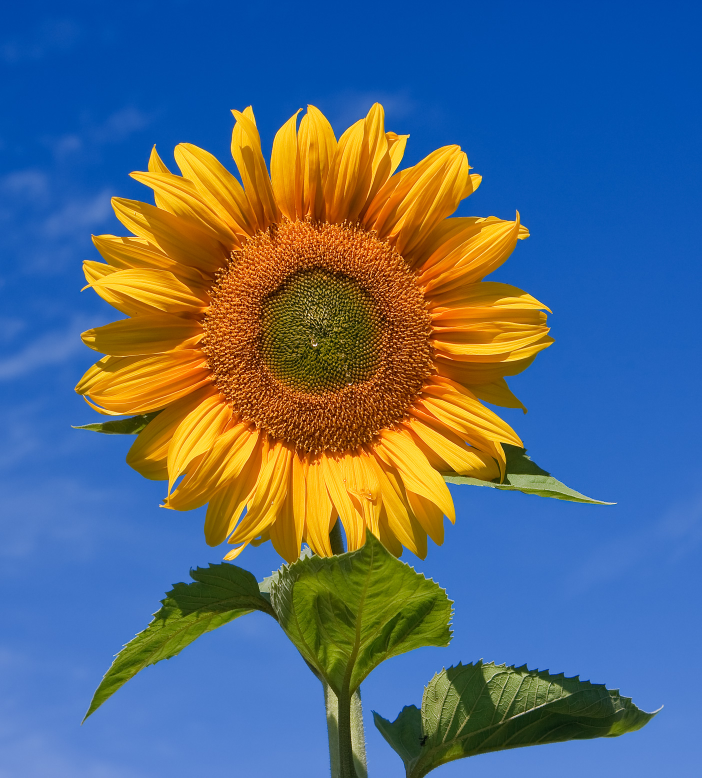
#> input picture Sunflower.jpg, 1404 x 1555 px (shown at 1/2 size)
$ python -i cv.py   (imports and definitions only)
#> lines starting #> are read from the running program, lines starting #| are printed output that depends on the picture; after the words box and inside, x2 and y2 are one past the last pixel; in counts of white or black regions, pixels touching at a corner belong together
#> further down, picture is the input picture: shape (1555, 1404, 3); mean B, G, R 125.9, 106.1, 84.5
# -*- coding: utf-8 -*-
"""cv.ipynb

Automatically generated by Colab.

Original file is located at
    https://colab.research.google.com/drive/1fCdPl6-qi76O6KEk1tAruc96tTZpRBTJ
"""

#pip install opencv-python

import cv2
import numpy as np

def apply_anime_filter(image):
    # Resize the image to a smaller size for faster processing
    resized_image = cv2.resize(image, (300, 300))
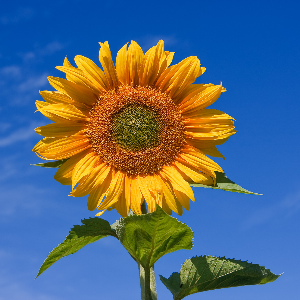
#> resized_image: shape (300, 300, 3); mean B, G, R 125.8, 106, 84.4

    # Convert the image to grayscale
    gray = cv2.cvtColor(resized_image, cv2.COLOR_BGR2GRAY)
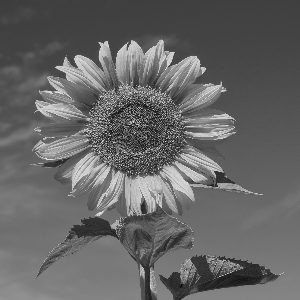
#> gray: shape (300, 300); min 4, max 234, mean 101.8

    # Apply bilateral filter to smooth the image while preserving edges
    gray = cv2.bilateralFilter(gray, 11, 17, 17)

    # Detect edges in the image and apply a threshold to obtain a binary image
    edges = cv2.Canny(gray, 30, 200)
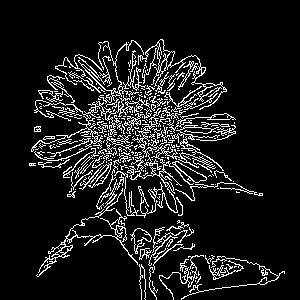
#> edges: shape (300, 300); 10.7% white in thin lines or dots, all inside (x1, y1, x2, y2) = (29, 39, 285, 300)
    _, thresh = cv2.threshold(edges, 200, 255, cv2.THRESH_BINARY_INV)

    # Create a black image with the same dimensions as the original image
    black_image = np.zeros_like(resized_image)

    # Combine the original image with the black image using bitwise and to get a cartoon effect
    cartoon = cv2.bitwise_and(resized_image, resized_image, mask=thresh)
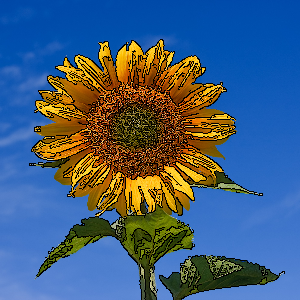
#> cartoon: shape (300, 300, 3); mean B, G, R 122.1, 94.1, 67.7

    return cartoon

'''# Example usage
if __name__ == "__main__":
    input_image_path = '/content/sample_data/cv-image.jpeg'
    output_image_path = '/content/anime_filtered_image.jpg'

    # Load the input image
    input_image = cv2.imread(input_image_path)

    # Apply the anime filter
    output_image = apply_anime_filter(input_image)

    # Save the output image
    cv2.imwrite(output_image_path, output_image)

    # Display the output image (for Google Colab)
    cv2_imshow(output_image)'''

>>> import cv2
>>> picture = cv2.imread('Sunflower.jpg')
>>> result = apply_anime_filter(picture)

$ run again, on flower.jpg
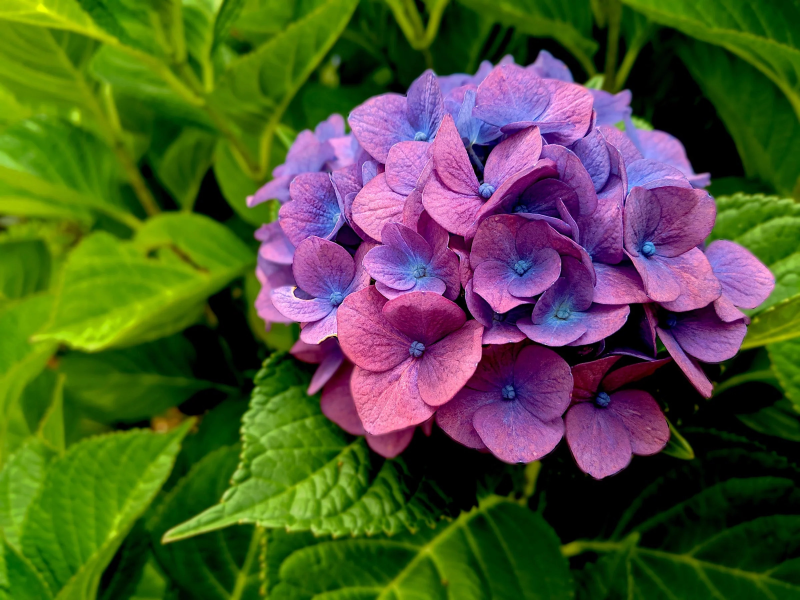
#> input picture flower.jpg, 2400 x 1800 px (shown at 1/3 size)
#> picture is the input picture: shape (1800, 2400, 3); mean B, G, R 50.4, 86.2, 79.2
#> in apply_anime_filter, `edges = cv2.Canny(gray, 30, 200)`:
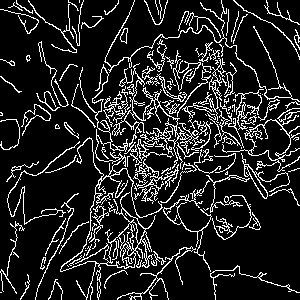
#> edges: shape (300, 300); 13.8% white in thin lines or dots
#> thresh: shape (300, 300); 86.2% white; black in thin lines or dots
#> in apply_anime_filter, `cartoon = cv2.bitwise_and(resized_image, resized_image, mask=thresh)`:
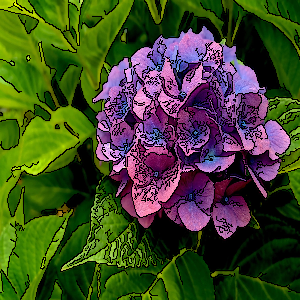
#> cartoon: shape (300, 300, 3); mean B, G, R 39.4, 73.4, 64.8
